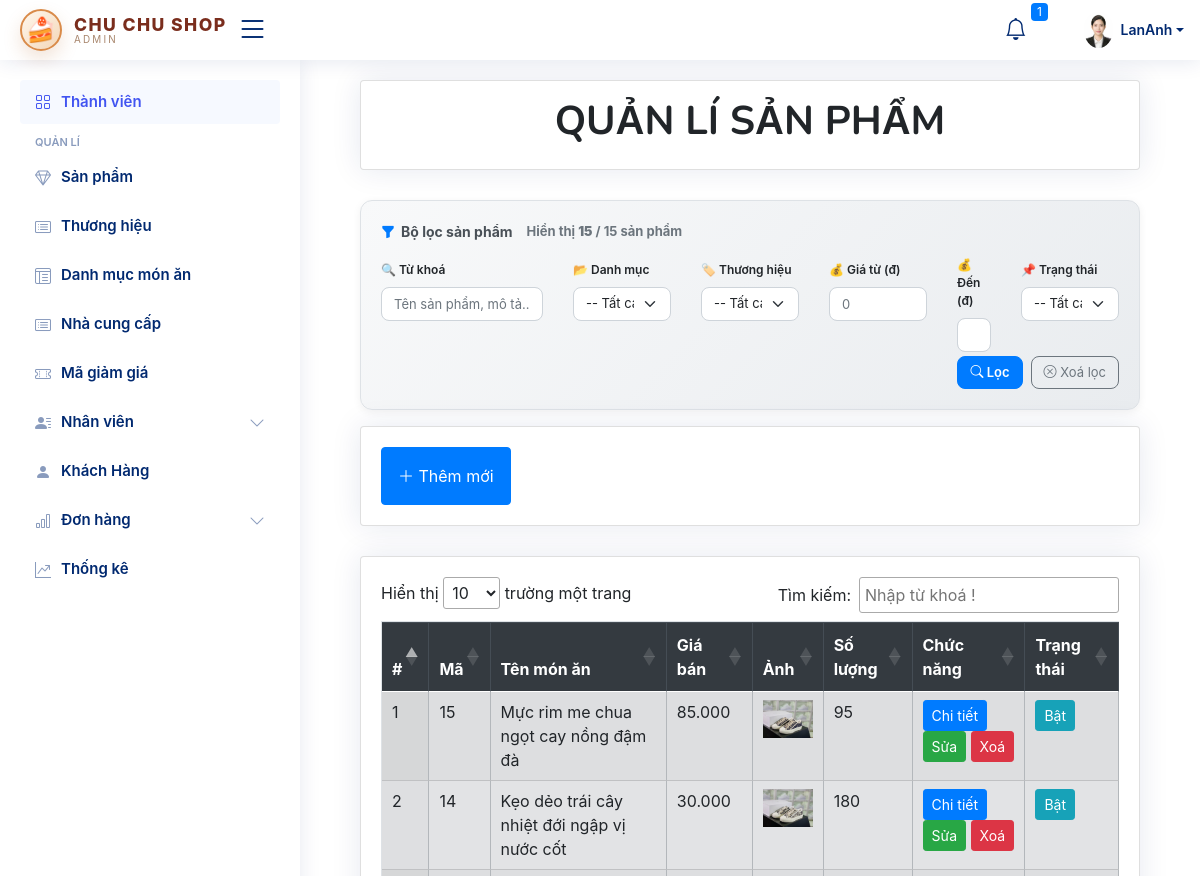
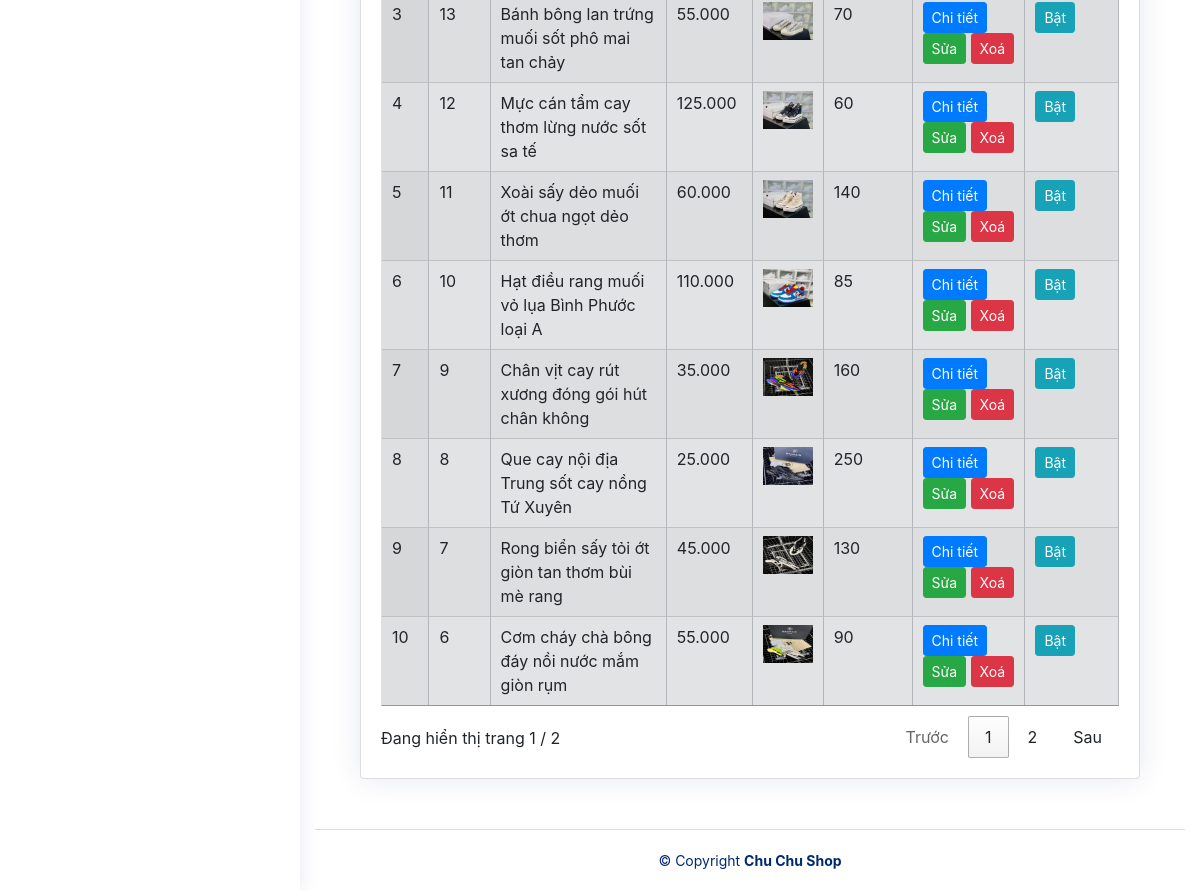
/Admin/index.php?thamso=sanpham (signed in), run on the app's committed database (2 pictures, top to bottom).
### tables this page shows
CREATE TABLE `quantrivien` (
  `MaQTV` int(11) NOT NULL,
  `TaiKhoan` varchar(50) NOT NULL,
  `MatKhau` varchar(255) NOT NULL,
  `QuanLi` bit(1) DEFAULT NULL,
  `HoTen` varchar(50) NOT NULL,
  `DienThoaiNV` varchar(20) DEFAULT NULL,
  `AnhDaiDien` varchar(100) DEFAULT NULL,
  `DiaChi` varchar(100) DEFAULT NULL,
  `Email` varchar(100) DEFAULT NULL
);

CREATE TABLE `sanpham` (
  `MaSP` int(11) NOT NULL,
  `TenSP` varchar(200) NOT NULL,
  `GiaBan` int(11) DEFAULT NULL,
  `MoTa` varchar(1000) DEFAULT NULL,
  `AnhBia` varchar(100) DEFAULT NULL,
  `NgayCapNhat` datetime DEFAULT NULL,
  `SoLuongTon` int(11) DEFAULT NULL,
  `MaLSP` int(11) DEFAULT NULL,
  `MaTH` int(11) DEFAULT NULL,
  `MaNCC` int(11) DEFAULT NULL,
  `MaNSX` int(11) DEFAULT 1,
  `HienThiSanPham` bit(1) DEFAULT b'1',
  `GiaBanCu` int(11) DEFAULT NULL,
  `QuyCach` varchar(100) NOT NULL DEFAULT 'Hũ 200g,Hũ 300g,Hũ 500g',
  `ViHuong` varchar(255) NOT NULL DEFAULT 'Truyền thống,Cay cay,Cay nồng,Phô mai'
);

### Admin/Function/Products/Products_Page.php (the view, shortened to what this page needs)
<?php
include("./Function/Sup/Success.php");
$f_giatoi = isset($_GET['f_giatoi']) ? (int)str_replace('.','',trim($_GET['f_giatoi'])) : 0;
$f_giamax = isset($_GET['f_giamax']) ? (int)str_replace('.','',trim($_GET['f_giamax'])) : 0;
$f_key    = isset($_GET['f_key'])    ? trim(mysqli_real_escape_string($conn, $_GET['f_key'])) : '';
$where = [];
$whereSQL = count($where) ? 'WHERE ' . implode(' AND ', $where) : '';
$query = "SELECT sanpham.*, loaisanpham.TenLoaiSP, COALESCE(ThuongHieu.TenTH, 'Không có') AS TenTH
          FROM sanpham
          LEFT JOIN loaisanpham on sanpham.MaLSP = loaisanpham.MaLSP
          LEFT JOIN ThuongHieu on sanpham.MaTH = ThuongHieu.MaTH
          $whereSQL
          ORDER BY sanpham.MaSP DESC";
$query_run = mysqli_query($conn, $query);
$total_all = mysqli_num_rows(mysqli_query($conn, "SELECT MaSP FROM sanpham"));
$total_filtered = mysqli_num_rows($query_run);
?>
<link rel="stylesheet" href="https://stackpath.bootstrapcdn.com/bootstrap/4.2.1/css/bootstrap.min.css">
<link rel="stylesheet" href="https://cdn.datatables.net/1.10.18/css/dataTables.bootstrap4.min.css">
<div class="container-fluid">
    <div class="card p-3">
        <h1 class="font-weight-bold text-center"> QUẢN LÍ SẢN PHẨM </h1>
    </div>
    <div class="filter-bar">
        <div class="filter-title"><i class="bi bi-funnel-fill text-primary"></i> Bộ lọc sản phẩm
            <span class="filtered-count">Hiển thị <strong><?= $total_filtered ?></strong> / <?= $total_all ?> sản phẩm</span>
        </div>
        <form method="GET" action="" id="filter-form-sp">
            <div class="row g-2">
                <div class="col-md-3">
                    <label class="form-label fw-semibold" style="font-size:12px">🔍 Từ khoá</label>
                    <input type="text" name="f_key" class="form-control" placeholder="Tên sản phẩm, mô tả..." value="<?= htmlspecialchars($f_key) ?>">
                </div>
                <div class="col-md-2">
                    <label class="form-label fw-semibold" style="font-size:12px">📂 Danh mục</label>
                    <select name="f_loai" class="form-select">
                        <option value="0">-- Tất cả --</option>
                    </select>
                </div>
                <div class="col-md-2">
                    <label class="form-label fw-semibold" style="font-size:12px">🏷️ Thương hiệu</label>
                    <select name="f_hang" class="form-select">
                        <option value="0">-- Tất cả --</option>
                    </select>
                </div>
                <div class="col-md-2">
                    <label class="form-label fw-semibold" style="font-size:12px">💰 Giá từ (đ)</label>
                    <input type="number" name="f_giatoi" class="form-control" placeholder="0" value="<?= $f_giatoi ?: '' ?>" min="0" step="1000">
                </div>
                <div class="col-md-1" style="max-width:130px">
                    <label class="form-label fw-semibold" style="font-size:12px">💰 Đến (đ)</label>
                    <input type="number" name="f_giamax" class="form-control" placeholder="∞" value="<?= $f_giamax ?: '' ?>" min="0" step="1000">
                </div>
                <div class="col-md-2">
                    <label class="form-label fw-semibold" style="font-size:12px">📌 Trạng thái</label>
                    <select name="f_tt" class="form-select">
                        <option value="">-- Tất cả --</option>
                    </select>
                </div>
                <div class="col-md-12 d-flex gap-2 align-items-end justify-content-end mt-1">
                    <button type="submit" class="btn btn-primary btn-filter"><i class="bi bi-search"></i> Lọc</button>
                    <a href="?thamso=sanpham" class="btn btn-outline-secondary btn-reset-filter"><i class="bi bi-x-circle"></i> Xoá lọc</a>
                </div>
            </div>
        </form>
    </div>
    <div class="card">
        <div class="card-body d-flex flex-row justify-content-between align-items-center">
            <button type="button" class="btn btn-primary p-3" data-bs-toggle="modal" data-bs-target="#addmodal">
                <i class="bi bi-plus-lg"></i> Thêm mới
            </button>
        </div>
    </div>
    <div class="card">
        <div class="card-body">
            <?php $index = 1; ?>
            <table id="data-table" class="table table-bordered table-secondary table-hover display">
                <thead class="thead-dark">
                    <tr>
                        <th>#</th>
                        <th>Mã</th>
                        <th>Tên món ăn</th>
                        <th>Giá bán</th>
                        <th>Ảnh</th>
                        <th>Số lượng</th>
                        <th>Chức năng</th>
                        <th>Trạng thái</th>
                    </tr>
                </thead>
                <tbody>
                    <?php if (mysqli_num_rows($query_run) != 0) {
                        while ($row = mysqli_fetch_array($query_run)) { ?>
                            <tr>
                                <td><?php echo $index; $index++; ?></td>
                                <td><?php echo $row['MaSP']; ?></td>
                                <td><?php echo $row['TenSP']; ?></td>
                                <td><?php echo number_format($row["GiaBan"], 0, ',', '.'); ?></td>
                                <td style="width:50px"><img style="width:100%" src="../Images/ImgProducts/<?php echo $row['AnhBia']; ?>" alt=""></td>
                                <td><?php echo $row['SoLuongTon']; ?></td>
                                <td>
                                    <button type="button" class="btn btn-primary btn-sm" data-bs-toggle="modal" data-bs-target="#Modal_Detail<?php echo $row['MaSP']; ?>">Chi tiết</button>
                                    <button type="button" class="btn btn-success btn-sm" data-bs-toggle="modal" data-bs-target="#ModalEdit<?php echo $row['MaSP']; ?>">Sửa</button>
                                    <button type="button" class="btn btn-danger btn-sm" data-bs-toggle="modal" data-bs-target="#ModalDelete<?php echo $row['MaSP']; ?>">Xoá</button>
                                </td>
                                <td>
                                    <?php if ($row["HienThiSanPham"] == 1) { ?>
                                        <button type="button" class="btn btn-info btn-sm" data-bs-toggle="modal" data-bs-target="#ModelStatus<?php echo $row['MaSP']; ?>">Bật</button>
                                    <?php } else { ?>
                                        <button type="button" class="btn btn-warning btn-sm" data-bs-toggle="modal" data-bs-target="#ModelStatus<?php echo $row['MaSP']; ?>">Tắt</button>
                                    <?php } ?>
                                </td>
                            </tr>
                    <?php  }
                    } ?>
                </tbody>
            </table>
        </div>
    </div>
</div>

### Admin/Function/Manager/Header.php (shortened to what this page needs)
<?php
$id = $_SESSION["MaQTV"];
$query = "SELECT * FROM quantrivien where MaQTV='$id'";
$query_run = mysqli_query($conn, $query);
$row = mysqli_fetch_array($query_run);
$donhangmoi  = mysqli_query($conn, "select count(SoDH) as 'donhangmoi' from dondathang where TinhTrangGiaoHang = 'cho xac nhan'");
$ketqua = mysqli_fetch_array($donhangmoi);
?>
<header id="header" class="header fixed-top d-flex align-items-center">
  <div class="d-flex align-items-center justify-content-between">
    <a href="?thamso=sanpham" class="admin-brand d-flex align-items-center">
      <span class="admin-brand-badge">🍰</span>
      <span class="admin-brand-text">
        <strong>CHU CHU SHOP</strong>
        <small>ADMIN</small>
      </span>
    </a>
    <i class="bi bi-list toggle-sidebar-btn"></i>
  </div>
  <nav class="header-nav ms-auto">
    <ul class="d-flex align-items-center">
      <li  class="nav-item dropdown">
        <a  class="nav-link nav-icon" href="#" data-bs-toggle="dropdown">
          <i class="bi bi-bell"></i>
          <span class="badge bg-primary badge-number"> <?php  echo $ketqua["donhangmoi"]; ?></span>
        </a>
      </li>
      <li class="nav-item dropdown pe-3">
        <a class="nav-link nav-profile d-flex align-items-center pe-0" href="#" data-bs-toggle="dropdown">
          <img src="../Images/ImgAdmins/<?php
                                        echo $row["AnhDaiDien"];
                                        ?>" alt="Profile" class="rounded-circle">
          <span class="d-none d-md-block dropdown-toggle ps-2"><?php
                                                                echo $row["TaiKhoan"];
                                                                ?></span>
        </a>
      </li>
    </ul>
  </nav>
</header>

### Admin/assets/css/style.css (style rules this page uses)
:root { scroll-behavior: smooth; }
body { font-family: "Open Sans", sans-serif; background: #f6f9ff; color: #444444; }
a { color: #4154f1; text-decoration: none; }
h1, h2, h3, h4, h5, h6 { font-family: "Nunito", sans-serif; }
.card { margin-bottom: 30px; border: none; border-radius: 5px; box-shadow: 0px 0 30px rgba(1, 41, 112, 0.1); }
.card-body { padding: 0 20px 20px 20px; }
.admin-brand { display: inline-flex; align-items: center; gap: 12px; text-decoration: none; color: inherit; }
.admin-brand-badge { width: 42px; height: 42px; display: inline-flex; align-items: center; justify-content: center; border-radius: 50%; background: linear-gradient(135deg, #fff7ed 0%, #f3d7b8 100%); border: 2px solid #d98b4a; box-shadow: 0 8px 18px rgba(185, 104, 46, 0.18); font-size: 1.5rem; }
.admin-brand-text { display: inline-flex; flex-direction: column; line-height: 1.1; color: #7a2d1d; }
.admin-brand-text strong { font-size: 1.1rem; letter-spacing: 0.08em; font-weight: 800; color: #7a2d1d; }
.admin-brand-text small { font-size: 0.62rem; letter-spacing: 0.22em; opacity: 0.75; color: #8b5d3b; }
.header { transition: all 0.5s; z-index: 997; height: 60px; box-shadow: 0px 2px 20px rgba(1, 41, 112, 0.1); background-color: #fff; padding-left: 20px; }
.header .toggle-sidebar-btn { font-size: 32px; padding-left: 10px; cursor: pointer; color: #012970; }
.header-nav ul { list-style: none; }
.header-nav>ul { margin: 0; padding: 0; }
.header-nav .nav-icon { font-size: 22px; color: #012970; margin-right: 25px; position: relative; }
.header-nav .nav-profile { color: #012970; }
.header-nav .nav-profile img { max-height: 36px; }
.header-nav .nav-profile span { font-size: 14px; font-weight: 600; }
.header-nav .badge-number { position: absolute; inset: -2px -5px auto auto; font-weight: normal; font-size: 12px; padding: 3px 6px; }

### Admin/Function/Products/Products_Page.php (style rules this page uses)
.filter-bar { background:linear-gradient(135deg,#f8f9fa,#e9ecef);border-radius:12px;padding:20px;margin-bottom:16px;border:1px solid #dee2e6;box-shadow:0 2px 8px rgba(0,0,0,.06); }
.filter-bar .filter-title { font-weight:700;font-size:14px;color:#495057;margin-bottom:14px;display:flex;align-items:center;gap:6px; }
.filter-bar .form-select,.filter-bar .form-control { font-size:13px;border-radius:8px;border:1px solid #ced4da;transition:border-color .2s,box-shadow .2s; }
.btn-filter { border-radius:8px;font-size:13px;font-weight:600; }
.btn-reset-filter { border-radius:8px;font-size:13px; }
.filtered-count { font-size:13px;color:#6c757d;margin-left:8px; }

### data on the page
quantrivien: AnhDaiDien (picture), TaiKhoan "LanAnh"
sanpham: MaSP "15", TenSP "Mực rim me chua ngọt cay nồng đậm đà", GiaBan "85.000", AnhBia (picture), SoLuongTon "95"
sanpham: MaSP "14", TenSP "Kẹo dẻo trái cây nhiệt đới ngập vị nước cốt", GiaBan "30.000", AnhBia (picture), SoLuongTon "180"
sanpham: MaSP "13", TenSP "Bánh bông lan trứng muối sốt phô mai tan chảy", GiaBan "55.000", AnhBia (picture), SoLuongTon "70"
sanpham: MaSP "12", TenSP "Mực cán tẩm cay thơm lừng nước sốt sa tế", GiaBan "125.000", AnhBia (picture), SoLuongTon "60"
sanpham: MaSP "11", TenSP "Xoài sấy dẻo muối ớt chua ngọt dẻo thơm", GiaBan "60.000", AnhBia (picture), SoLuongTon "140"
sanpham: MaSP "10", TenSP "Hạt điều rang muối vỏ lụa Bình Phước loại A", GiaBan "110.000", AnhBia (picture), SoLuongTon "85"
sanpham: MaSP "9", TenSP "Chân vịt cay rút xương đóng gói hút chân không", GiaBan "35.000", AnhBia (picture), SoLuongTon "160"
sanpham: MaSP "8", TenSP "Que cay nội địa Trung sốt cay nồng Tứ Xuyên", GiaBan "25.000", AnhBia (picture), SoLuongTon "250"
sanpham: MaSP "7", TenSP "Rong biển sấy tỏi ớt giòn tan thơm bùi mè rang", GiaBan "45.000", AnhBia (picture), SoLuongTon "130"
sanpham: MaSP "6", TenSP "Cơm cháy chà bông đáy nồi nước mắm giòn rụm", GiaBan "55.000", AnhBia (picture), SoLuongTon "90"

### other printed values
$ketqua["donhangmoi"] "1"
$total_filtered "15"
$total_all "15"
